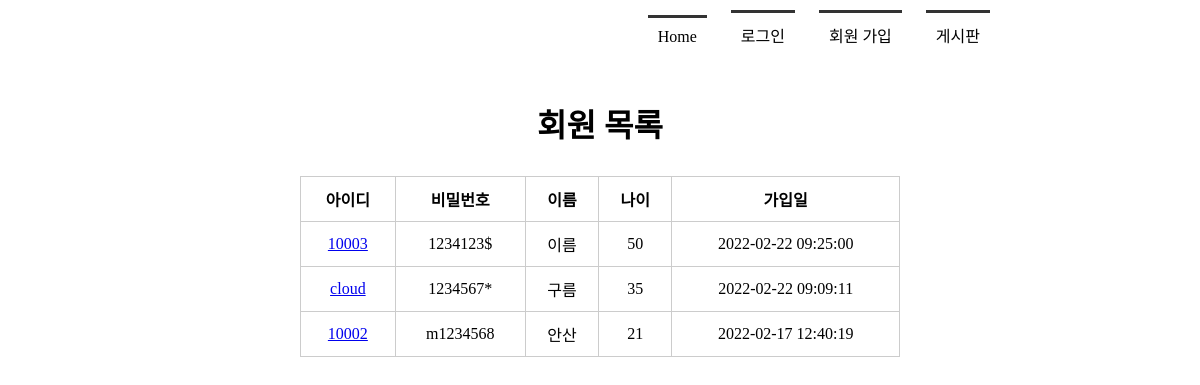
Page /memberlist/ on the committed database.
### tables this page shows
CREATE TABLE member(
            mid char(5) PRIMARY KEY,
            passwd  char(8) NOT NULL,
            name    text NOT NULL,
            age integer,
            regDate timestamp date DEFAULT (datetime('now', 'localtime'))
        );

### app.py (the view)
@app.route('/memberlist/')
def memberlist():
    rs = select_member()
    return render_template('memberlist.html', rs=rs)

### model/model_member.py (called while the page is built)
def getconn():
    conn = sqlite3.connect('./members.db')
    return conn

def select_member():
    conn = getconn()
    cur = conn.cursor()
    sql = "SELECT * FROM member ORDER BY regDate DESC"
    cur.execute(sql)
    rs = cur.fetchall()
    conn.close()
    return rs

### templates/memberlist.html (shortened to what this page needs)
<!DOCTYPE html>
<html lang="ko">
<head>
    <link rel="stylesheet" href="{{ url_for('static', filename='style.css') }}">
</head>
<body>
    <div id="container">
        {% include 'navbar.html' %}
        <section>
            <h1>회원 목록</h1>
            <table>
                <tr>
                    <th>아이디</th>
                    <th>비밀번호</th>
                    <th>이름</th>
                    <th>나이</th>
                    <th>가입일</th>
                </tr>
                {% for i in rs %}
                <tr>
                    <td><a href="{{ url_for('member_view', id=i[0]) }}">{{ i[0] }}</a></td>
                    <td>{{ i[1] }}</td>
                    <td>{{ i[2] }}</td>
                    <td>{{ i[3] }}</td>
                    <td>{{ i[4] }}</td>
                </tr>
                {% endfor %}
            </table>
        </section>
    </div>
</body>
</html>

### static/style.css (style rules this page uses)
* { margin: 0; padding: 0; }
#container { width: 1000px; margin: 0 auto; }
section { text-align:center; }
section h1 { font-size: 2em; margin-bottom: 30px; }
section table { width: 600px; margin: 0 auto; }
section table, th, td { padding: 10px; border: 1px solid #ccc; border-collapse: collapse; }

### rows in the picture
member: mid "10003", passwd "1234123$", name "이름", age "50", regDate "2022-02-22 09:25:00"
member: mid "cloud", passwd "1234567*", name "구름", age "35", regDate "2022-02-22 09:09:11"
member: mid "10002", passwd "m1234568", name "안산", age "21", regDate "2022-02-17 12:40:19"
